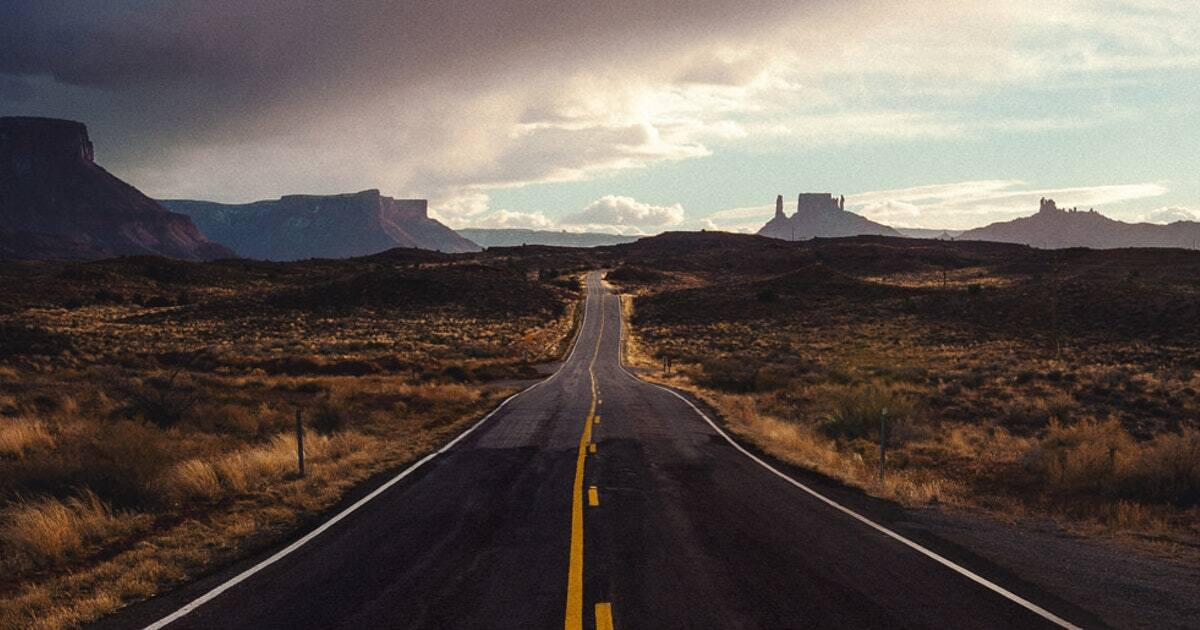
#> input picture Image&Video/road.jpg, 1200 x 630 px
$ python OPCV_Road_Lane_Detection.py
#> lines starting #> are read from the running program, lines starting #| are printed output that depends on the picture; after the words box and inside, x2 and y2 are one past the last pixel; in counts of white or black regions, pixels touching at a corner belong together
import cv2 as cv
import numpy as np
from matplotlib import  pyplot as plt
"""
Vamos a detectar las lineas de una carretera. Primero lo haremos con una imagen estática, y luego con un vídeo
"""
road = cv.imread('Image&Video/road.jpg')
#> road is the input picture: shape (630, 1200, 3); mean B, G, R 80.2, 86.1, 96.5
#Pasamos la imagen de BGR a RGB porque vamos a trabajar con Matplotlib
road = cv.cvtColor(road, cv.COLOR_BGR2RGB)

"""
Debemos definir nuestra ROI (Region of Interest) ya que no nos interesa detectar todas las lineas, solo la del carril
"""
#Vamos a ver la forma de la imagen
print(road.shape)
#| (630, 1200, 3)
#Nos devuelve un tuple "(630, 1200, 3)" con la altura, la anchura, y los canales
height = road.shape[0]
#> height = 630
width = road.shape[1]
#> width = 1200
#Sacamos a partir de los valores de la imagen definimos la ROI. Vamos a coger un triagulo en la zona
#  derecha de la imagen. Los puntos que cojo son: bottom-un poco menos del centro (en matplotlib la altura empieza
#  en el max), centro y bottom-right. ESTAMOS BUSCANDO SACAR EL CARRIL DERECHO, POR ESO ESOS NUMEROS (2.5)
ROI_vertices = [(width/2.5, height),(width/2,height/2),(width,height)]
#> ROI_vertices = [(480, 630), (600, 315), (1200, 630)]
"""
--------------- VER CODIGO MAS ABAJO, ESTO LO HAGO PARA ELIMINAR LOS BORDES DE LA ROI DE CANNY ------------
Al usar la imagen original para sacar los bordes mediante Canny, me va a detectar el triangulo de la ROI como un
borde, con el fin de evitar eso, vamos a aplicar Canny a la imagen original sin ROI para luego detectar el ROI en Canny
en lugar de en la imagen original
"""
#Comenzamos pasando la imagen a gris
grey_road = cv.cvtColor(road, cv.COLOR_BGR2GRAY)
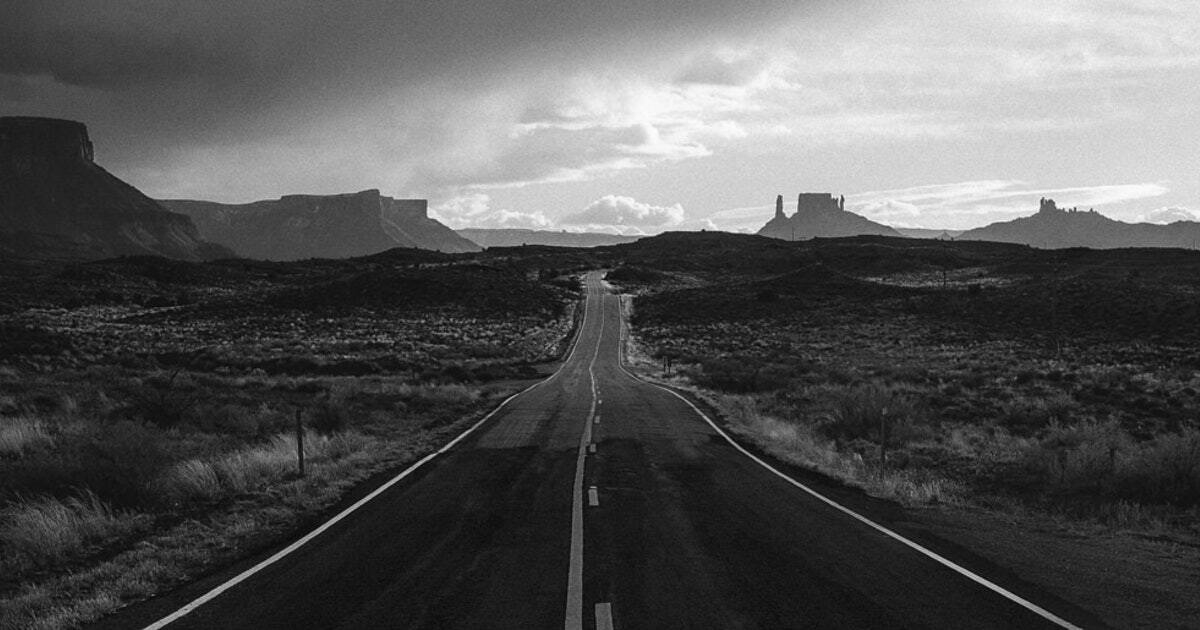
#> grey_road: shape (630, 1200); min 0, max 254, mean 85.5
#A la imagen en gris le aplicamos Canny para sacar los borders
canny_road_edges = cv.Canny(grey_road, 100, 200)
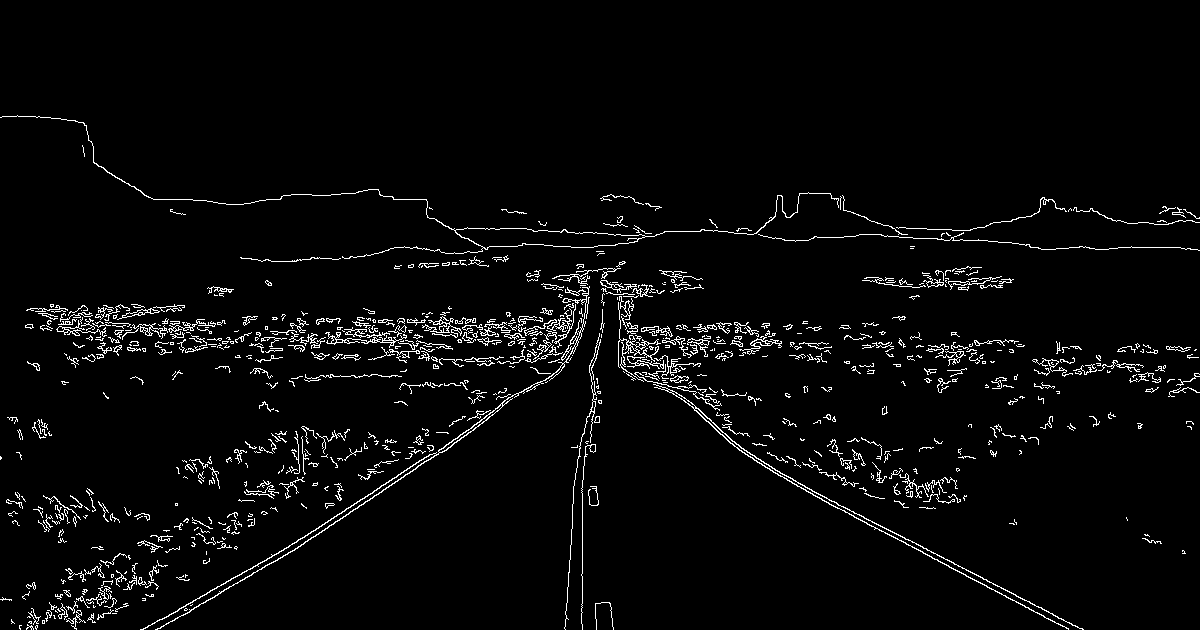
#> canny_road_edges: shape (630, 1200); 3.3% white in thin lines or dots, all inside (x1, y1, x2, y2) = (0, 115, 1200, 630)


#Vamos a definir una funcion para ocultar todo lo que no sea nuestra ROI, o sea, sacar la ROI y ocultar el resto
def ROI(img,vertices):
    #Comenzamos definiendo una matriz de ceros de tamaño igual a la altura y anchura de la imagen. Esta matriz
    #de ceros se va a encargar de ocultar (poner en negro) todo lo que NO nos interese
    mask = np.zeros_like(img)
    """
    #Sacamos los canales de la imagen
    channel_count = img.shape[2]
    #Creamos una mascara que coincida con los colores
    match_mask_colour = (255,)*channel_count
    ESTE CODIGO YA NO APLICA PORQUE AHORA TRABAJAMOS CON EL RESULTADO DEL CANNY DE LA IMAGEN, NO CON LA IMAGEN
    RGB ORIGINAL. ENTONCES NO HAY CANALES, PORQUE ES BLANCO Y NEGRO
    """
    #Creamos una máscara que coincida con los grises
    match_mask_colour = 255
    #Vamos a rellenar el polígono que forma la ROI
    cv.fillPoly(mask, vertices, match_mask_colour)
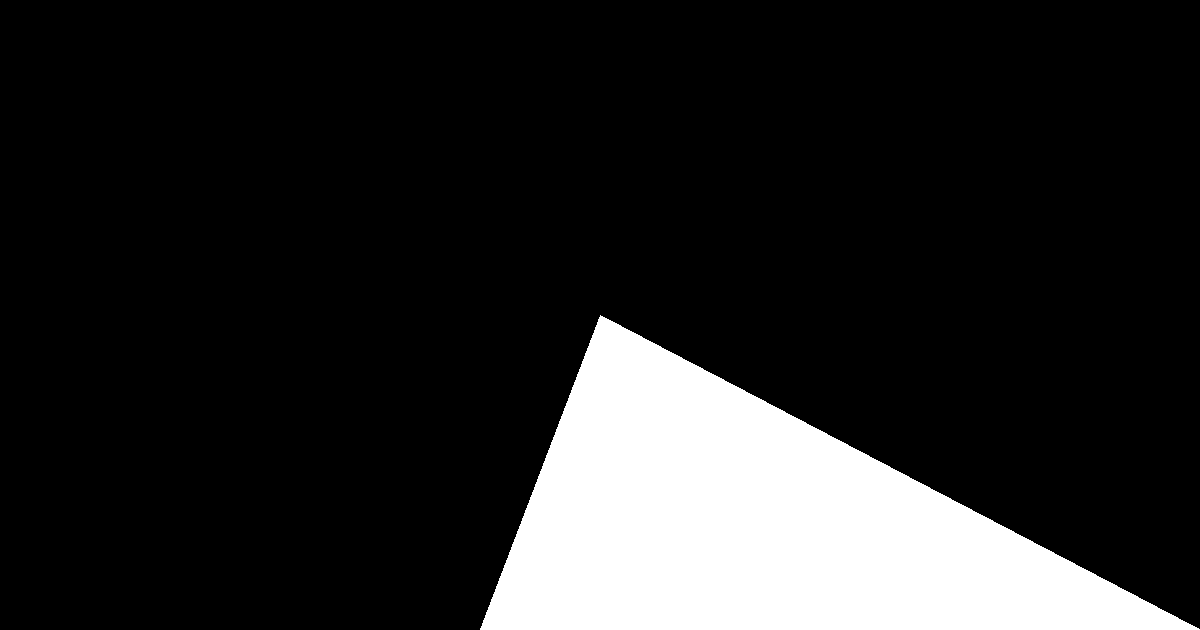
#> mask: shape (630, 1200); 15% white; 1 white region, box (x1, y1, x2, y2) and area: (480, 315, 1200, 630) 113700
    #Vamos a devolver la imagen sólo donde la imagen coincida con la máscara que representa nuestra ROI
    # (O sea se, vamos a devolver la imagen solo con lo que nos interesa
    masked_image = cv.bitwise_and(img, mask)
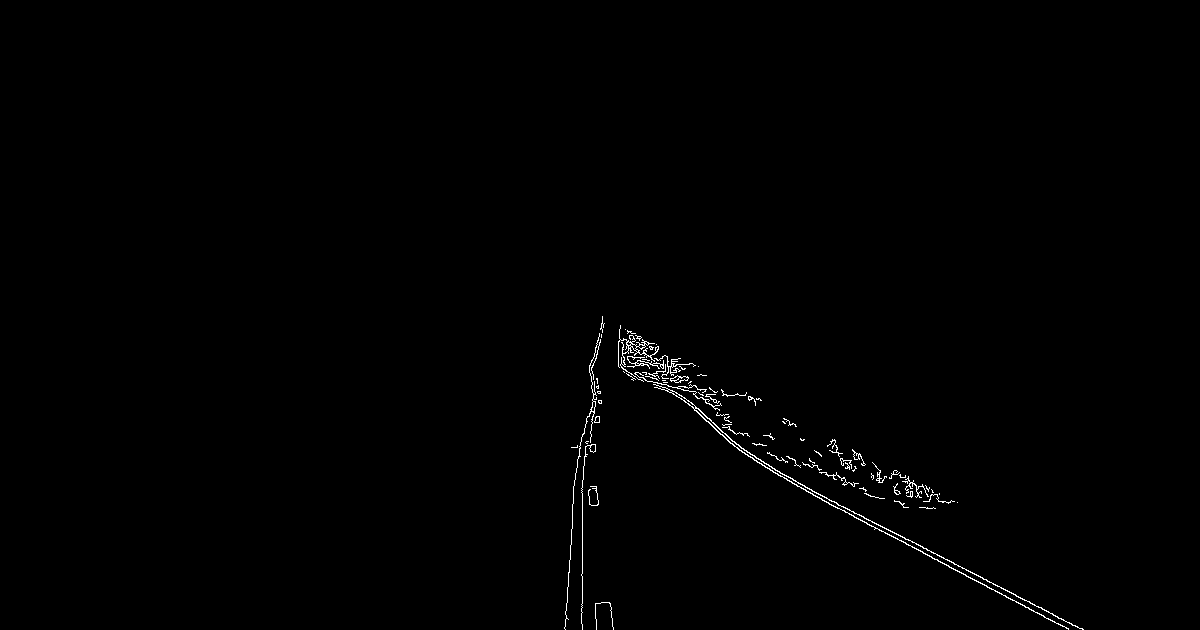
#> masked_image: shape (630, 1200); 0.55% white in thin lines or dots, all inside (x1, y1, x2, y2) = (564, 316, 1084, 630)
    return masked_image

"""
Ahora aplicamos la función a nuestra imagen
"""
cropped_road = ROI(canny_road_edges,np.array([ROI_vertices], np.int32))

"""
Ahora vamos usar Hough para detectar las lineas en nuestra ROI.
"""
"""
#Comenzamos pasando la imagen a gris
grey_cropped_road = cv.cvtColor(cropped_road, cv.COLOR_BGR2GRAY)
#A la imagen en gris le aplicamos Canny para sacar los borders
#canny_edges = cv.Canny(grey_cropped_road, 100, 200)
ESTE CODIGO YA NO APLICA, PORQUE AHORA APLICAMOS LA ROI AL CANNY DE LA IMAGEN ORIGINAL, EN VEZ DE APLICAR EL ROI
A LA IMAGEN ORIGINAL Y LUEGO CANNY, PORQUE MARCA EL TRIANGULO DE LA ROI COMO UN BORDE Y ESO NO NOS INTERESA
"""

#Hay que toquetear un poco los parámetros para ajustar
lines = cv.HoughLinesP(cropped_road,rho=6,theta=np.pi/60,threshold=150,lines=np.array([]), minLineLength= 40, maxLineGap= 25)
#> lines = 61 rows, first 6: [765, 467, 1083, 629], [598, 340, 719, 428], [602, 319, 767, 453], [727, 440, 840, 505], [893, 472, 950, 501], [602, 332, 727, 396]

#Vamos a crear otra función que se encargará de dibujar las lineas de Hough
def draw_lines(img, lines):
    #Copio la imagen (para no modificar)
    img_copy = np.copy(img)
    #Ahora voy a crear una imagen vacía que tenga las mismas dimensiones que la original, para eso uso shape
    #y saco la altura, la anchura y los canales.
    blank_image = np.zeros((img_copy.shape[0], img_copy.shape[1], img_copy.shape[2]), dtype= np.uint8)
    #Ahora vamos a hacer un loop alrededor de los vectores de linea
    for line in lines:
        #Y para cada linea, la dibujamos en la matriz de lineas, porque luego las vamos a unir
        for x1,y1,x2,y2 in line:
            cv.line(blank_image, (x1, y1), (x2, y2), (0, 255, 0), thickness=5)
#> this loop made 61 passes
#> line on passes 1 to 12: [[765, 467, 1083, 629]], [[598, 340, 719, 428]], [[602, 319, 767, 453]], [[727, 440, 840, 505]], [[893, 472, 950, 501]], [[602, 332, 727, 396]], [[599, 336, 713, 394]], [[598, 338, 711, 420]], [[832, 446, 942, 502]], [[620, 328, 737, 433]], [[635, 333, 684, 368]], [[715, 429, 835, 507]]
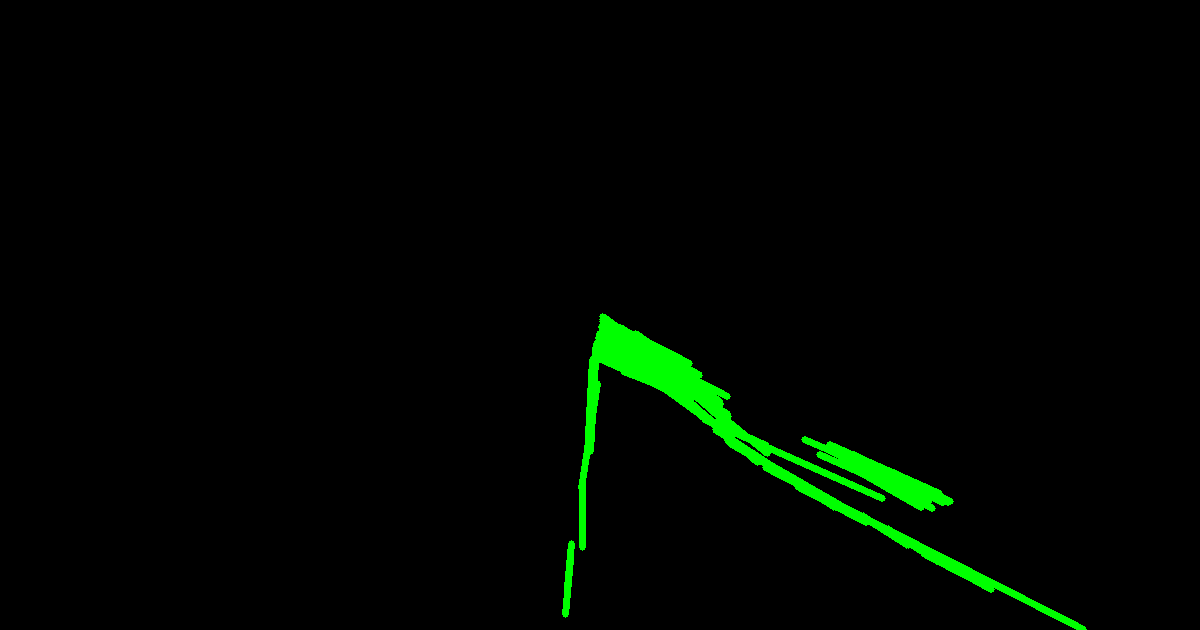
#> blank_image: shape (630, 1200, 3); mean of channels 0, 1, 2 0, 5.7, 0; drawn as B, G, R
    #Unimos las lineas que hemos dibujado con la imagen original
    img = cv.addWeighted(img,0.8,blank_image, beta=1,gamma=0)
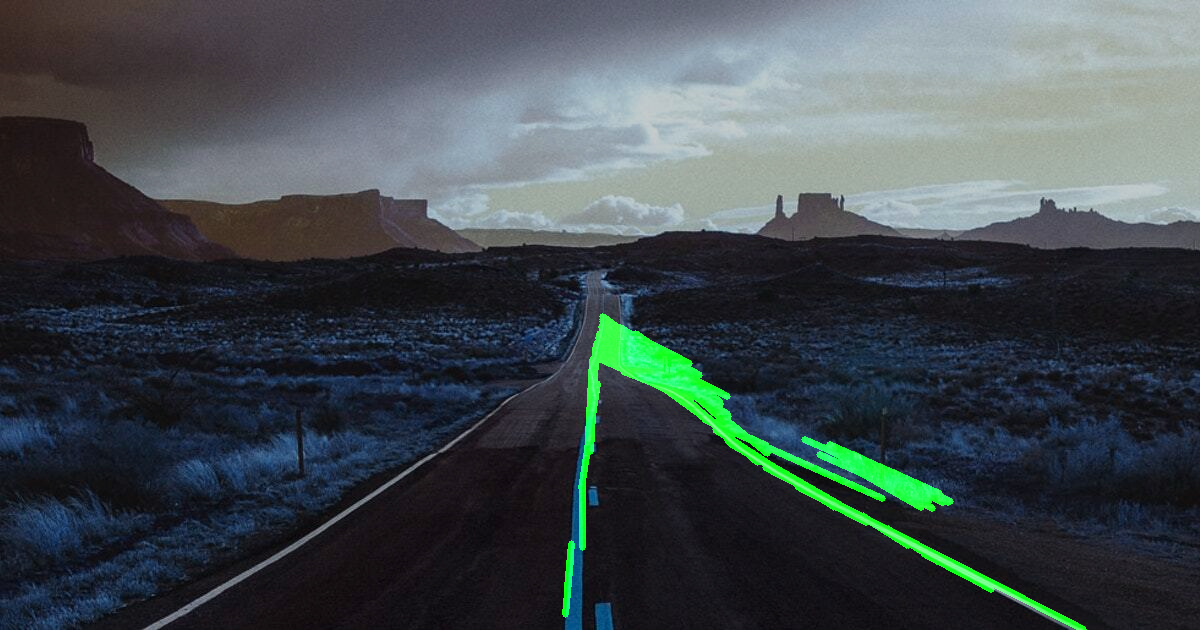
#> img: shape (630, 1200, 3); mean of channels 0, 1, 2 77.2, 73.3, 64.1; drawn as B, G, R
    return img

"""
Ahora dibujamos las lineas en la imagen usando la funcion que hemos definido
"""
road_with_lines = draw_lines(road,lines)
#Cargamos la imagen con matplotlib
plt.imshow(road_with_lines)
plt.show()

$ run again, with Image&Video/Face1.jpg copied over Image&Video/road.jpg
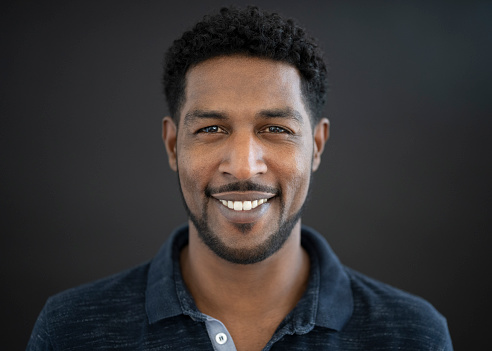
#> input picture Image&Video/Face1.jpg, 492 x 351 px
#> road is the input picture: shape (351, 492, 3); mean B, G, R 53.1, 53.2, 56.8
#| (351, 492, 3)
#> `canny_road_edges = cv.Canny(grey_road, 100, 200)`:
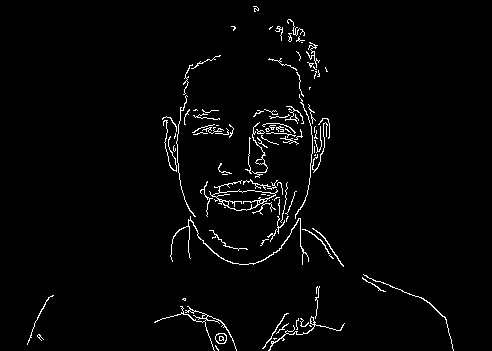
#> canny_road_edges: shape (351, 492); 2.4% white in thin lines or dots, all inside (x1, y1, x2, y2) = (27, 6, 454, 351)
#> mask: shape (351, 492); 15.2% white; 1 white region, box (x1, y1, x2, y2) and area: (196, 175, 492, 351) 26171
#> masked_image: shape (351, 492); 0.8% white in thin lines or dots, all inside (x1, y1, x2, y2) = (204, 179, 454, 351)
#> lines = [[245, 181, 335, 254], [247, 190, 329, 244], [250, 179, 327, 241], [244, 182, 368, 282], [256, 183, 326, 240], [244, 201, 300, 233]]
#> the loop in draw_lines, `for line in lines:` made 6 passes
#> in draw_lines, `img = cv.addWeighted(img,0.8,blank_image, beta=1,gamma=0)`:
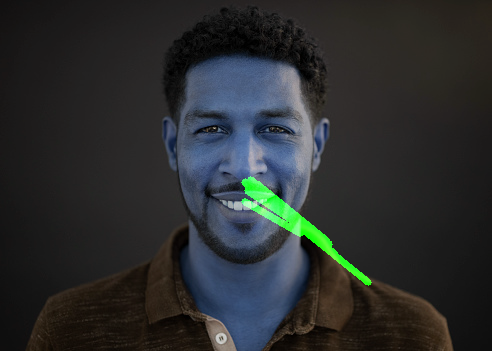
#> img: shape (351, 492, 3); mean of channels 0, 1, 2 45.5, 45.1, 42.5; drawn as B, G, R
